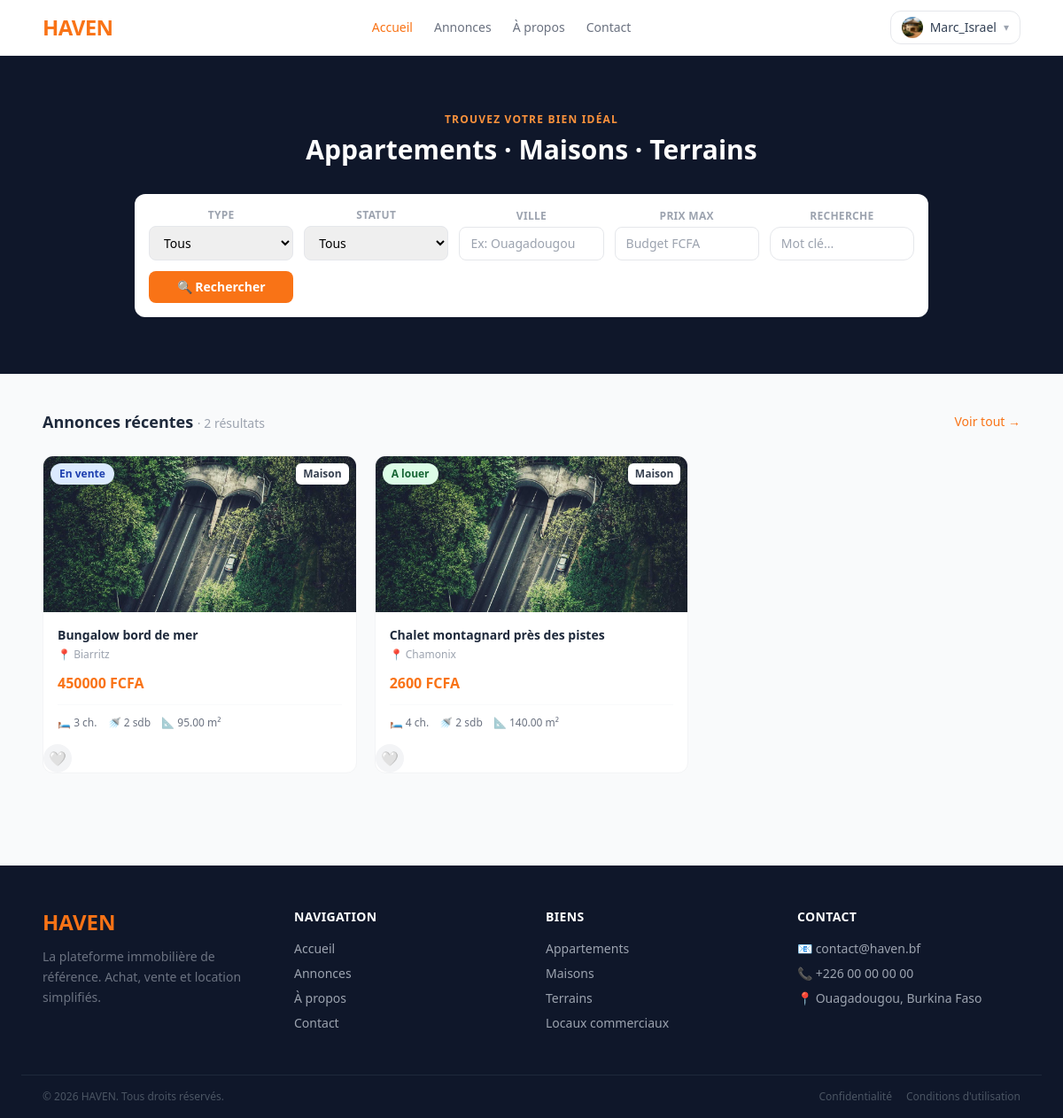
Screenshot of / (signed in) with the database file from the repository.
### apps/accounts/models.py (models this page shows, shortened)
class User(AbstractUser):
    avatar = models.ImageField(upload_to='profile/',blank=True,null=True)

### apps/listings/models.py (models this page shows, shortened)
class Listing(models.Model):
    STATUS = [
        ('En vente', 'En vente'),
        ('A louer', 'A louer'),
        ('Vendu', 'Vendu'),
        ('Loué', 'Loué'),
    ]
    TYPES = [
        ('Appartement', 'Appartement'),
        ('Maison', 'Maison'),
        ('Local commercial', 'Local commercial'),
        ('Terrain', 'Terrain'),
    ]
    user = models.ForeignKey(settings.AUTH_USER_MODEL,
                            on_delete=models.CASCADE)
    title = models.CharField(max_length=255)
    description = models.TextField()
    property_type = models.CharField(max_length=20, choices=TYPES)
    status = models.CharField(max_length=20, choices=STATUS)
    price = models.DecimalField(max_digits=14,decimal_places=2)
    bathrooms = models.IntegerField()
    bedrooms = models.IntegerField()
    is_available = models.BooleanField(default=True)
    city = models.CharField(max_length=255)
    longitude = models.DecimalField(max_digits=9, decimal_places=6)
    latitude = models.DecimalField(max_digits=9, decimal_places=6)
    created_at = models.DateTimeField(auto_now_add=True)
    area = models.DecimalField(max_digits=8, decimal_places=2, null=True, blank=True)
    is_approved = models.BooleanField(default=False)
    def get_first_image(self):
        first = self.images.first()
        return first.image.url if first else None
    class Meta:
        ordering = ['-created_at']

class Images(models.Model):
    listing = models.ForeignKey(Listing,on_delete=models.CASCADE, related_name='images')
    image = models.ImageField(upload_to='listings/images/')
    class Meta:
        ordering = ['listing']

### apps/listings/views.py (the view)
# urls.py: path('',views.home,name='home'),
def home(request):
    listings = Listing.objects.filter(is_available=True,is_approved=True)[:6]
    context = {
        'listings':listings,
        'types':Listing.TYPES,
        'statuses':Listing.STATUS[:2],
        }
    return render(request,'listings/index.html',context=context)

### templates/listings/index.html (shortened to what this page needs)
{% extends 'base.html' %}
{% block content %}
<div class="bg-slate-900 py-16 px-6 text-center">
    <p class="text-orange-400 text-xs font-semibold tracking-widest uppercase mb-2">Trouvez votre bien idéal</p>
    <h1 class="text-white text-3xl font-bold mb-8">Appartements · Maisons · Terrains</h1>
    <form method="get" action="{% url 'search' %}"
      class="bg-white rounded-xl p-4 max-w-4xl mx-auto grid grid-cols-1 sm:grid-cols-2 md:grid-cols-5 gap-3 items-end">
        <div>
            <label class="block text-xs font-semibold text-gray-400 uppercase tracking-wide mb-1">Type</label>
            <select name="property_type" class="w-full border border-gray-200 rounded-lg px-3 py-2 text-sm focus:outline-none focus:ring-2 focus:ring-orange-400">
                <option value="">Tous</option>
            </select>
        </div>
        <div>
            <label class="block text-xs font-semibold text-gray-400 uppercase tracking-wide mb-1">Statut</label>
            <select name="status" class="w-full border border-gray-200 rounded-lg px-3 py-2 text-sm focus:outline-none focus:ring-2 focus:ring-orange-400">
                <option value="">Tous</option>
            </select>
        </div>
        <div>
            <label class="block text-xs font-semibold text-gray-400 uppercase tracking-wide mb-1">Ville</label>
            <input type="text" name="city" placeholder="Ex: Ouagadougou"
                   class="w-full border border-gray-200 rounded-lg px-3 py-2 text-sm focus:outline-none focus:ring-2 focus:ring-orange-400">
        </div>
        <div>
            <label class="block text-xs font-semibold text-gray-400 uppercase tracking-wide mb-1">Prix max</label>
            <input type="number" name="price_max" placeholder="Budget FCFA"
                   class="w-full border border-gray-200 rounded-lg px-3 py-2 text-sm focus:outline-none focus:ring-2 focus:ring-orange-400">
        </div>
        <div>
            <label class="block text-xs font-semibold text-gray-400 uppercase tracking-wide mb-1">Recherche</label>
            <input type="text" name="q" value="{{ filters.q }}" placeholder="Mot clé..."
                class="w-full border border-gray-200 rounded-xl px-3 py-2 text-sm focus:outline-none focus:ring-2 focus:ring-orange-400">
        </div>
        <button type="submit" class="bg-orange-500 hover:bg-orange-600 text-white font-semibold py-2 px-4 rounded-lg text-sm">
            🔍 Rechercher
        </button>
    </form>
</div>
<div class="max-w-6xl mx-auto px-6 py-10">
    <div class="flex items-center justify-between mb-6">
        <h2 class="text-lg font-semibold text-slate-800">Annonces récentes
            <span class="text-gray-400 font-normal text-sm">· {{ listings|length }} résultats</span>
        </h2>
        <a href="{% url 'search' %}" class="text-sm text-orange-500 font-medium hover:underline">Voir tout →</a>
    </div>
    <div class="grid grid-cols-1 md:grid-cols-2 lg:grid-cols-3 gap-5">
        {% for listing in listings %}
        <a href="{% url 'listing_detail' listing.pk %}">
            <div class="bg-white rounded-xl overflow-hidden border border-gray-100 hover:-translate-y-1 hover:shadow-lg transition-all duration-200">
                <div class="relative h-44 bg-gray-100">
                    {% if listing.get_first_image %}
                        <img src="{{ listing.get_first_image }}" alt="{{ listing.title }}" class="w-full h-full object-cover">
                    {% else %}
                        <div class="w-full h-full flex items-center justify-center text-4xl">🏠</div>
                    {% endif %}
                    <span class="absolute top-2 left-2 text-xs font-semibold px-2.5 py-1 rounded-full
                        {% if listing.status == 'A louer' %}bg-green-100 text-green-800{% else %}bg-blue-100 text-blue-800{% endif %}">
                        {{ listing.status }}
                    </span>
                    <span class="absolute top-2 right-2 bg-white text-xs font-semibold px-2 py-1 rounded-md text-gray-700">
                        {{ listing.property_type }}
                    </span>
                </div>
                <div class="p-4">
                    <h3 class="font-semibold text-slate-800 text-sm mb-1 truncate">{{ listing.title }}</h3>
                    <p class="text-xs text-gray-400 mb-3">📍 {{ listing.city }}</p>
                    <p class="text-orange-500 font-bold text-base mb-3">{{ listing.price|floatformat:0 }} FCFA</p>
                    <div class="flex gap-3 text-xs text-gray-500 border-t border-gray-50 pt-3">
                        {% if listing.bedrooms %}<span>🛏 {{ listing.bedrooms }} ch.</span>{% endif %}
                        {% if listing.bathrooms %}<span>🚿 {{ listing.bathrooms }} sdb</span>{% endif %}
                        {% if listing.area %}<span>📐 {{ listing.area }} m²</span>{% endif %}
                    </div>
                </div>
                <div>
                    {% include "listings/partials/favorite_btn.html" %}
                </div>
            </div>
        </a>
        {% empty %}
        <div class="col-span-3 text-center py-16 text-gray-400">Aucune annonce disponible.</div>
        {% endfor %}
    </div>
</div>
{% endblock %}

### templates/base.html (shortened to what this page needs)
<!DOCTYPE html>
<html lang="fr">
<head>
    <script src="https://cdn.tailwindcss.com"></script>
</head>
<body class="bg-gray-50 font-sans">
    <nav class="bg-white border-b border-gray-100 sticky top-0 z-50" x-data="{ open: false }">
        <div class="max-w-6xl mx-auto px-6 py-3 flex items-center justify-between">
        <a href="{% url 'home' %}" class="text-2xl font-bold text-orange-500 tracking-tight">HAVEN</a>
        <div class="hidden md:flex gap-6 text-sm font-medium text-gray-500">
            <a href="{% url 'home' %}" class="hover:text-orange-500 {% if request.resolver_match.url_name == 'home' %}text-orange-500{% endif %}">Accueil</a>
            <a href="{% url 'search' %}" class="hover:text-orange-500 {% if request.resolver_match.url_name == 'search' %}text-orange-500{% endif %}">Annonces</a>
            <a href="{% url 'about' %}" class="hover:text-orange-500 {% if request.resolver_match.url_name == 'about' %}text-orange-500{% endif %}">À propos</a>
            <a href="{% url 'contact' %}" class="hover:text-orange-500 {% if request.resolver_match.url_name == 'contact' %}text-orange-500{% endif %}">Contact</a>
        </div>
        <div class="hidden md:flex items-center gap-3">
            {% if request.user.is_authenticated %}
            <div class="relative" x-data="{ open: false }">
                <button @click="open = !open"
                        class="flex items-center gap-2 border border-gray-200 rounded-xl px-3 py-1.5 hover:border-orange-400 transition-colors">
                    <div class="w-6 h-6 rounded-full overflow-hidden bg-gray-100">
                        {% if request.user.avatar %}
                            <img src="{{ request.user.avatar.url }}" class="w-full h-full object-cover">
                        {% else %}
                            <span class="w-full h-full flex items-center justify-center text-xs">👤</span>
                        {% endif %}
                    </div>
                    <span class="text-sm font-medium text-slate-700">{{ request.user.username }}</span>
                    <span class="text-gray-400 text-xs">▾</span>
                </button>
            </div>
            {% else %}
            <a href="{% url 'login' %}" class="border border-gray-200 px-4 py-1.5 rounded-lg text-sm font-medium hover:bg-gray-50">Connexion</a>
            <a href="{% url 'register' %}" class="bg-orange-500 text-white px-4 py-1.5 rounded-lg text-sm font-medium hover:bg-orange-600">S'inscrire</a>
            {% endif %}
        </div>
        </div>
    </nav>
    {% block content %}{% endblock %}
    <footer class="bg-slate-900 text-gray-400 mt-16">
    <div class="max-w-6xl mx-auto px-6 py-12 grid grid-cols-1 md:grid-cols-4 gap-8">
        <div class="col-span-1">
            <p class="text-2xl font-bold text-orange-500 mb-3">HAVEN</p>
            <p class="text-sm leading-relaxed text-gray-500">
                La plateforme immobilière de référence. Achat, vente et location simplifiés.
            </p>
        </div>
        <div>
            <p class="text-white text-sm font-semibold mb-4 uppercase tracking-wide">Navigation</p>
            <ul class="space-y-2 text-sm">
                <li><a href="{% url 'home' %}" class="hover:text-orange-400 transition-colors">Accueil</a></li>
                <li><a href="{% url 'search' %}" class="hover:text-orange-400 transition-colors">Annonces</a></li>
                <li><a href="{% url 'about' %}" class="hover:text-orange-500">À propos</a></li>
                <li><a href="{% url 'contact' %}" class="hover:text-orange-500">Contact</a></li>
            </ul>
        </div>
        <div>
            <p class="text-white text-sm font-semibold mb-4 uppercase tracking-wide">Biens</p>
            <ul class="space-y-2 text-sm">
                <li><a href="{% url 'search' %}?property_type=Appartement" class="hover:text-orange-400 transition-colors">Appartements</a></li>
                <li><a href="{% url 'search' %}?property_type=Maison" class="hover:text-orange-400 transition-colors">Maisons</a></li>
                <li><a href="{% url 'search' %}?property_type=Terrain" class="hover:text-orange-400 transition-colors">Terrains</a></li>
                <li><a href="{% url 'search' %}?property_type=Local+commercial" class="hover:text-orange-400 transition-colors">Locaux commerciaux</a></li>
            </ul>
        </div>
        <div>
            <p class="text-white text-sm font-semibold mb-4 uppercase tracking-wide">Contact</p>
            <ul class="space-y-2 text-sm">
                <li>📧 contact@haven.bf</li>
                <li>📞 +226 00 00 00 00</li>
                <li>📍 Ouagadougou, Burkina Faso</li>
            </ul>
        </div>
    </div>
    <div class="border-t border-slate-800 px-6 py-4 flex flex-col md:flex-row items-center justify-between text-xs text-gray-600 max-w-6xl mx-auto">
        <p>© 2026 HAVEN. Tous droits réservés.</p>
        <div class="flex gap-4 mt-2 md:mt-0">
            <a href="#" class="hover:text-orange-400">Confidentialité</a>
            <a href="#" class="hover:text-orange-400">Conditions d'utilisation</a>
        </div>
    </div>
</footer>
</body>
</html>

### templates/listings/partials/favorite_btn.html
<button
    hx-post="{% url 'toggle-favorite' listing.pk %}"
    hx-target="this"
    hx-swap="outerHTML"
    class="flex items-center justify-center w-8 h-8 rounded-full transition-colors
    {% if is_favorite %}
        bg-red-50 text-red-500
    {% else %}
        bg-gray-100 text-gray-400 hover:bg-red-50 hover:text-red-400
    {% endif %}">
    {% if is_favorite %}
        ❤️
    {% else %}
        🤍
    {% endif %}
</button>

### rows the page displays
User: user.avatar (picture), user.username "Marc_Israel"
Listing: get_first_image (picture), status "En vente", property_type "Maison", title "Bungalow bord de mer", city "Biarritz", price "450000", bedrooms "3", bathrooms "2", area "95.00"
Listing: get_first_image (picture), status "A louer", property_type "Maison", title "Chalet montagnard près des pistes", city "Chamonix", price "2600", bedrooms "4", bathrooms "2", area "140.00"

### other values shown
{{ listings|length }} "2"
